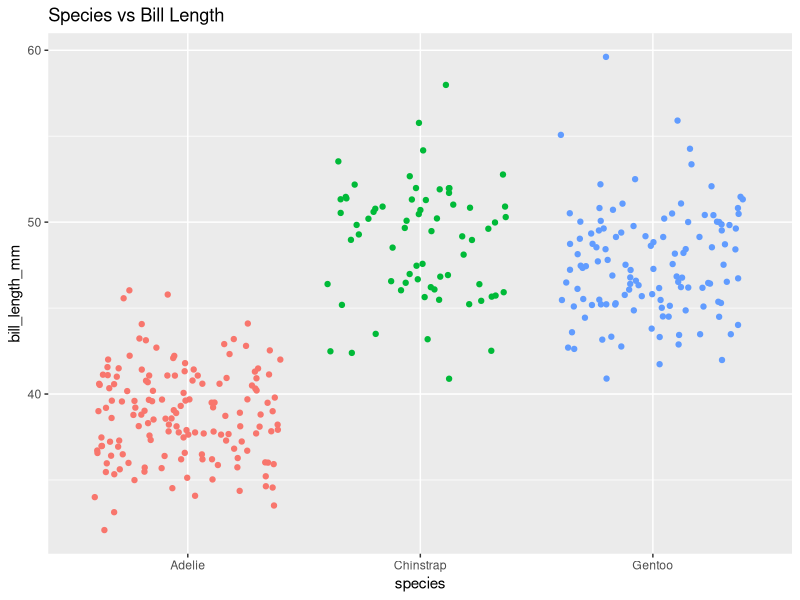
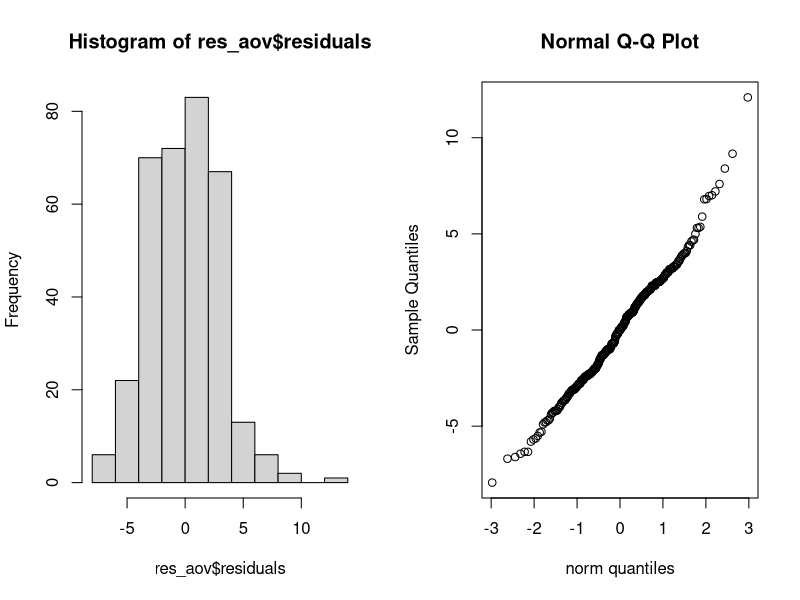
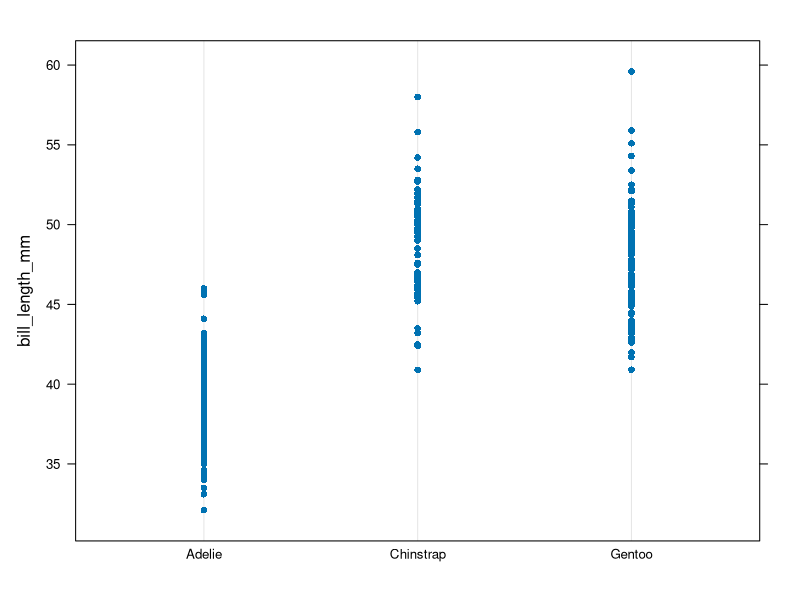
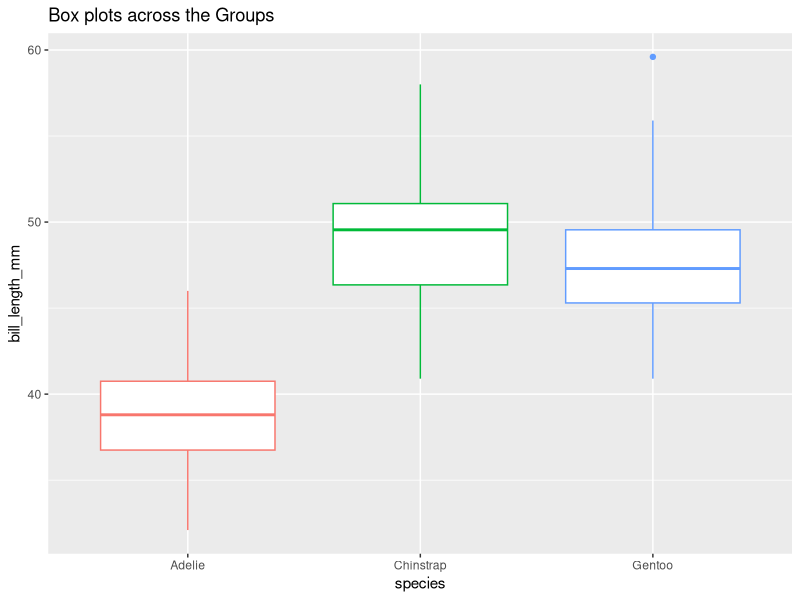
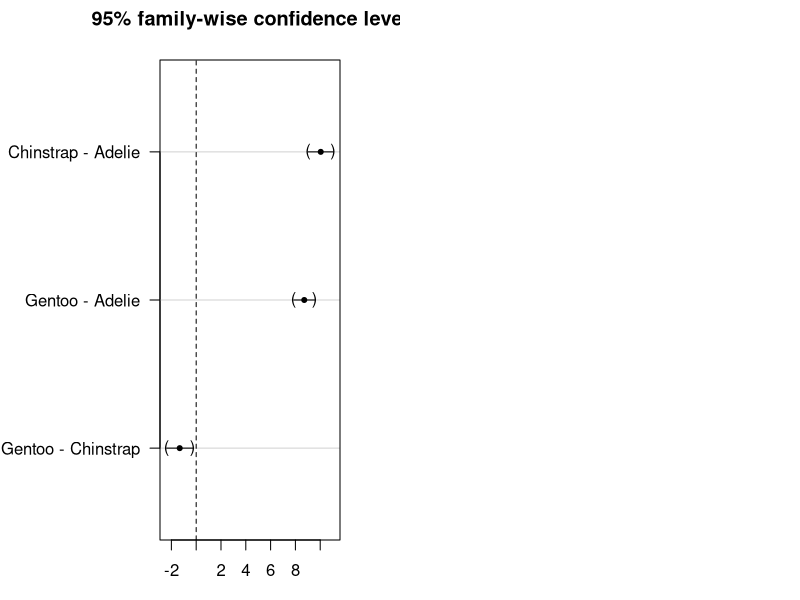

Here is the R script that generated these plots, in order:
## ---- chunk 1
knitr::opts_chunk$set(echo = TRUE)
## ---- chunk 2
library(palmerpenguins)
library(tidyverse)
library(lattice)
library(car)
## ---- chunk 3
head(penguins)
## ---- chunk 4
pdata <- penguins %>% 
  select(species,bill_length_mm)
## ---- chunk 5
summary(pdata)
## ---- chunk 6
ggplot(pdata)+
  aes(species,bill_length_mm,color=species)+
  geom_jitter()+
  theme(legend.position="none")+
  labs(title="Species vs Bill Length")
## ---- chunk 7
#Checking normailty visually

res_aov <- aov(bill_length_mm ~ species,data=pdata)

par(mfrow=c(1,2)) # combine plots

# histogram
hist(res_aov$residuals)

qqnorm(res_aov$residuals,xlab = "norm quantiles")

## ---- chunk 8
shapiro.test(res_aov$residuals)
## ---- chunk 9
#we check homogenity of variances wiht simple doptplot
dotplot(bill_length_mm ~ species, data =pdata)
#Its pretty clear that the variances of the groups are similar
## ---- chunk 10

#still we apply levene test 
leveneTest(bill_length_mm ~ species, data=pdata)
#Doing this we see that p-value is .108 that is pretty good to say that the test says we accept null hypothesis that is variances are constant in groups 

## ---- chunk 11
#We see some visulalizations before annova

ggplot(pdata)+
  aes(species,bill_length_mm,color=species)+
  geom_boxplot()+
  theme(legend.position="none")+
  labs(title="Box plots across the Groups")

#from this plot we can see that species Adelie has smallest bills

## ---- chunk 12
#Lets apply one wat annova

oneway.test(bill_length_mm ~ species,
            data = pdata,
            var.equal = TRUE # assuming equl variances
            )
## ---- chunk 13
#This one way annova methods pvalue turns out to be less than 0.05 which means that the means are not equal
#Just like how we saw from boxplot that one species has different bill length from other species
## ---- chunk 14
#install.packages("multcomp")

library(multcomp)
# Tukey HSD test:
post_test <- glht(res_aov,
  linfct = mcp(species = "Tukey")
)
summary(post_test)

## ---- chunk 15
#by adjusted pvalues we can see that groups have same mean or not

par(mar = c(3, 8, 3, 3))
plot(post_test)
## ---- chunk 16
